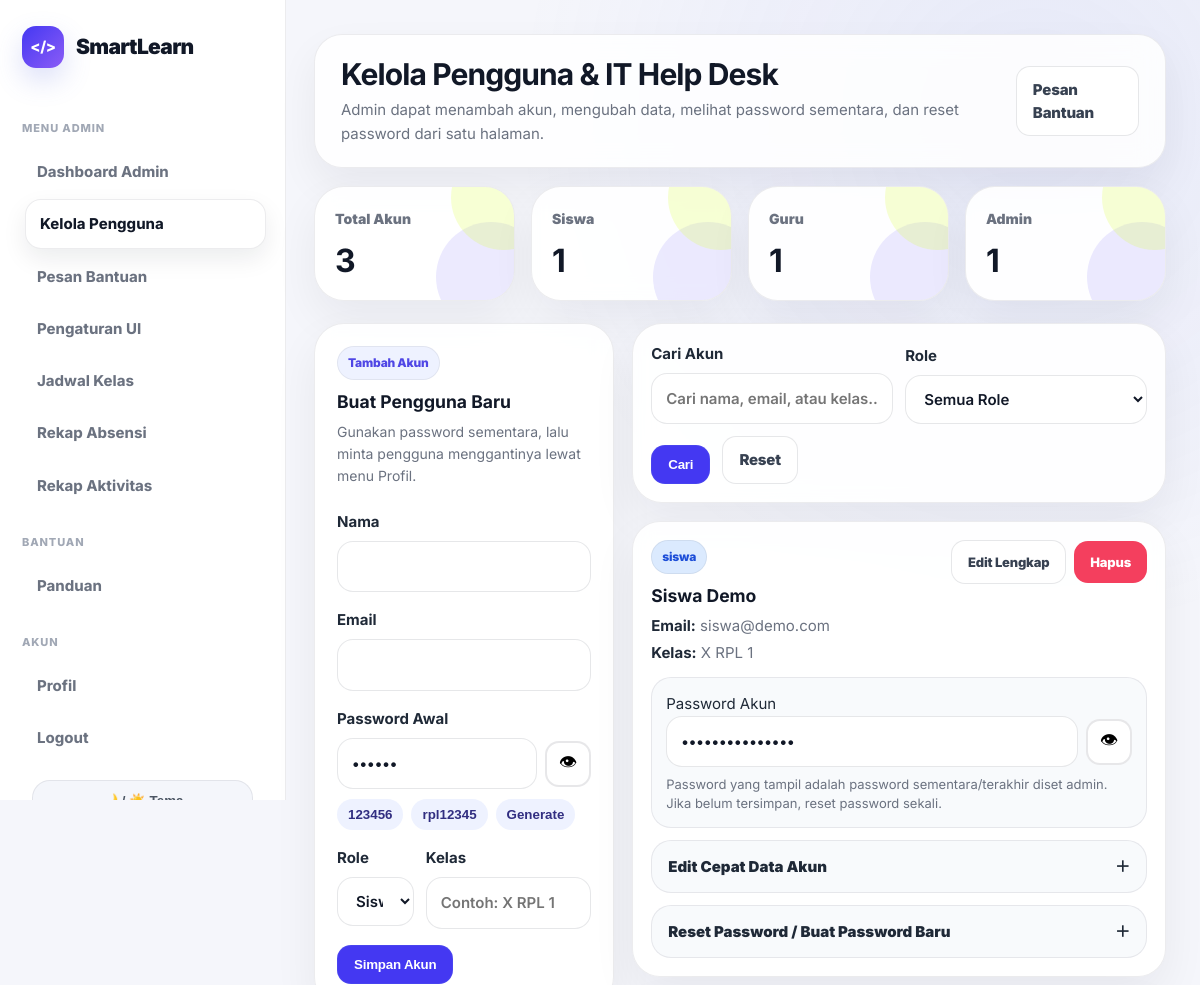
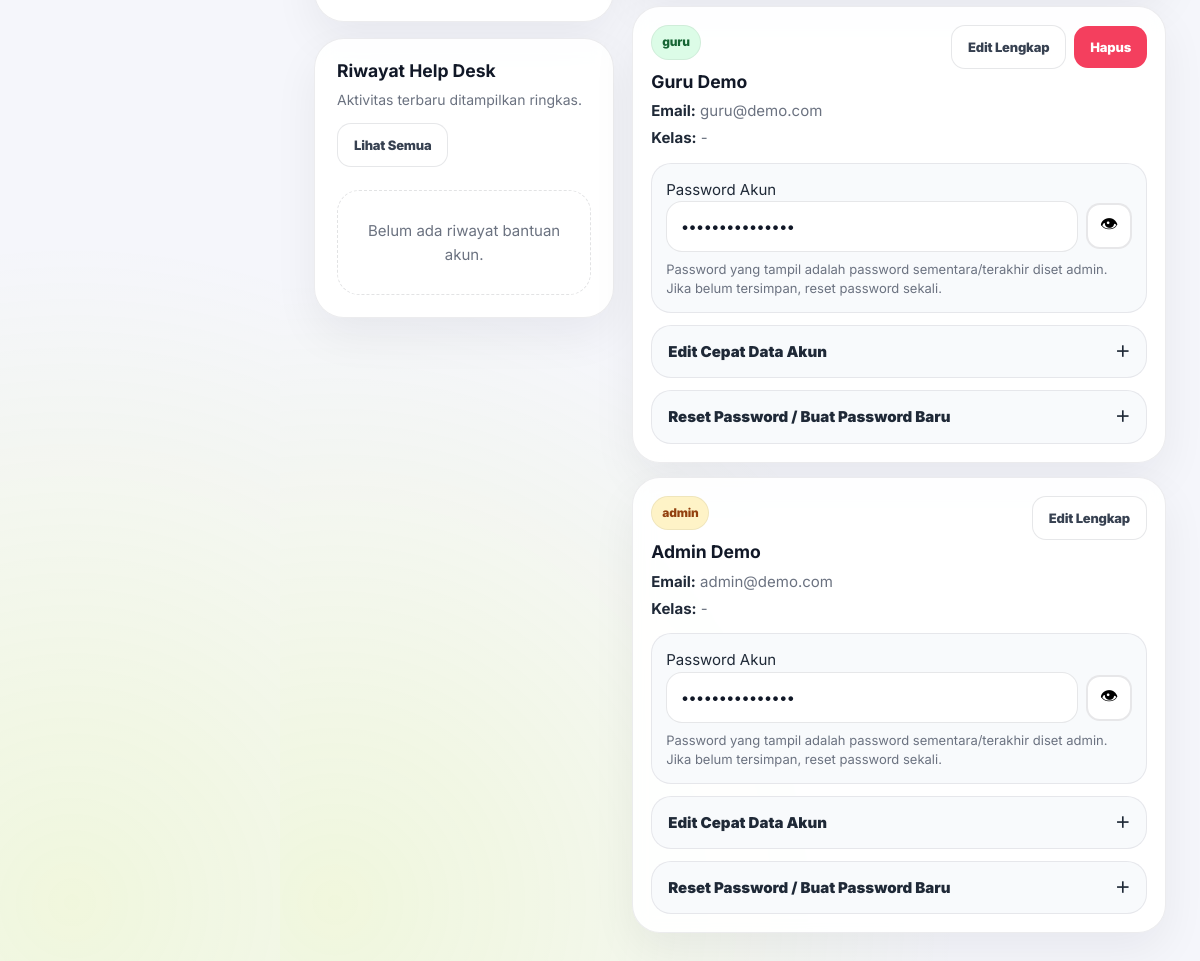
/pages/admin/kelola_pengguna.php (signed in), run on the app's committed database (2 pictures, top to bottom).
### tables this page shows
CREATE TABLE IF NOT EXISTS ui_settings (
    id_setting INT AUTO_INCREMENT PRIMARY KEY,
    app_name VARCHAR(100) NOT NULL DEFAULT 'SmartLearn',
    logo_icon VARCHAR(20) NOT NULL DEFAULT '</>',
    primary_color VARCHAR(20) NOT NULL DEFAULT '#4438f2',
    accent_color VARCHAR(20) NOT NULL DEFAULT '#d8ff3e',
    sidebar_color VARCHAR(20) NOT NULL DEFAULT '#151923',
    radius_size INT NOT NULL DEFAULT 30,
    updated_at TIMESTAMP DEFAULT CURRENT_TIMESTAMP ON UPDATE CURRENT_TIMESTAMP
);

CREATE TABLE users (
    id_user INT AUTO_INCREMENT PRIMARY KEY,
    nama VARCHAR(100) NOT NULL,
    email VARCHAR(100) NOT NULL UNIQUE,
    password VARCHAR(255) NOT NULL,
    role ENUM('siswa','guru','admin') NOT NULL,
    kelas VARCHAR(50) DEFAULT NULL,
    created_at TIMESTAMP DEFAULT CURRENT_TIMESTAMP
);

### includes/ui_settings.php (called while the page is built, shortened)
<?php
$ui = [
    'app_name' => 'SmartLearn',
    'logo_icon' => 'SL',
    'primary_color' => '#5b6ee1',
    'accent_color' => '#d8ff3e',
    'sidebar_color' => '#ffffff',
    'radius_size' => 24,
    'font_family' => 'Inter, Arial, sans-serif',
    'font_size' => 15,
    'text_color' => '#1f2937',
    'heading_color' => '#111827',
    'panel_color' => '#ffffff',
    'theme_template' => 'smartlearn_clean'
];
if (isset($koneksi)) {
    $ui_query = @mysqli_query($koneksi, "SELECT * FROM ui_settings WHERE id_setting=1");
    if ($ui_query && mysqli_num_rows($ui_query) > 0) {
        $db_ui = mysqli_fetch_assoc($ui_query);
        foreach ($db_ui as $key => $value) {
            if ($value !== null && $value !== '') {
                $ui[$key] = $value;
            }
        }
    }
}
$ui_app_name = $ui['app_name'] ?? 'SmartLearn';
$ui_logo_icon = $ui['logo_icon'] ?? 'SL';
?>

### pages/admin/kelola_pengguna.php (the view, shortened to what this page needs)
<?php
include "../../config/koneksi.php";
$id_admin = $_SESSION['user']['id_user'];
$cekKolom = mysqli_query($koneksi, "SHOW COLUMNS FROM users LIKE 'password_plain'");
if ($cekKolom && mysqli_num_rows($cekKolom) == 0) {
    mysqli_query($koneksi, "ALTER TABLE users ADD COLUMN password_plain VARCHAR(255) DEFAULT NULL");
    mysqli_query($koneksi, "UPDATE users SET password_plain='123456' WHERE email IN ('siswa@demo.com','guru@demo.com','admin@demo.com') AND (password_plain IS NULL OR password_plain='')");
}
function roleBadgeClass($role) {
    if ($role == 'siswa') return 'user-role-siswa';
    if ($role == 'guru') return 'user-role-guru';
    return 'user-role-admin';
}
$keyword = mysqli_real_escape_string($koneksi, $_GET['keyword'] ?? '');
$where = "WHERE 1=1";
$users = mysqli_query($koneksi, "SELECT * FROM users $where ORDER BY role ASC, nama ASC");
$total_users = mysqli_fetch_assoc(mysqli_query($koneksi, "SELECT COUNT(*) AS total FROM users"))['total'];
$total_siswa = mysqli_fetch_assoc(mysqli_query($koneksi, "SELECT COUNT(*) AS total FROM users WHERE role='siswa'"))['total'];
$total_guru = mysqli_fetch_assoc(mysqli_query($koneksi, "SELECT COUNT(*) AS total FROM users WHERE role='guru'"))['total'];
$total_admin = mysqli_fetch_assoc(mysqli_query($koneksi, "SELECT COUNT(*) AS total FROM users WHERE role='admin'"))['total'];
$logs = mysqli_query($koneksi, "
    SELECT
        admin_helpdesk_logs.*,
        admin_user.nama AS nama_admin,
        target_user.nama AS nama_target,
        target_user.email AS email_target
    FROM admin_helpdesk_logs
    JOIN users admin_user ON admin_helpdesk_logs.id_admin = admin_user.id_user
    JOIN users target_user ON admin_helpdesk_logs.id_target_user = target_user.id_user
    ORDER BY admin_helpdesk_logs.created_at DESC
    LIMIT 4
");
?>
<!DOCTYPE html>
<html lang="id">
<head>
    <link rel="stylesheet" href="../../assets/css/style.css">
</head>
<body>
<div class="dashboard-layout">
    <?php include "sidebar.php"; ?>
    <main class="main">
        <div class="topbar">
            <div>
                <h1>Kelola Pengguna & IT Help Desk</h1>
                <p>Admin dapat menambah akun, mengubah data, melihat password sementara, dan reset password dari satu halaman.</p>
            </div>
            <a href="pesan.php" class="btn btn-outline">Pesan Bantuan</a>
        </div>
        <section class="stats-grid">
            <div class="stat-card"><span>Total Akun</span><h2><?= $total_users; ?></h2></div>
            <div class="stat-card"><span>Siswa</span><h2><?= $total_siswa; ?></h2></div>
            <div class="stat-card"><span>Guru</span><h2><?= $total_guru; ?></h2></div>
            <div class="stat-card"><span>Admin</span><h2><?= $total_admin; ?></h2></div>
        </section>
        <section class="clean-page-grid">
            <div class="clean-stack">
                <form method="POST" class="clean-card">
                    <span class="badge badge-primary">Tambah Akun</span>
                    <h3 style="margin-top:12px;">Buat Pengguna Baru</h3>
                    <p class="small-muted">Gunakan password sementara, lalu minta pengguna menggantinya lewat menu Profil.</p>
                    <br>
                    <div class="form-group"><label>Nama</label><input type="text" name="nama" class="form-control" required></div>
                    <div class="form-group"><label>Email</label><input type="email" name="email" class="form-control" required></div>
                    <div class="form-group">
                        <label>Password Awal</label>
                        <div class="password-viewer-clean">
                            <input type="password" name="password" id="password_baru_akun" class="form-control" value="123456" required>
                            <button type="button" class="eye-btn-clean" onclick="togglePasswordField('password_baru_akun', this)">👁</button>
                        </div>
                        <div class="quick-actions-clean">
                            <button type="button" onclick="document.getElementById('password_baru_akun').value='123456'">123456</button>
                            <button type="button" onclick="document.getElementById('password_baru_akun').value='rpl12345'">rpl12345</button>
                            <button type="button" onclick="generateTempPassword('password_baru_akun')">Generate</button>
                        </div>
                    </div>
                    <div class="form-row-clean">
                        <div class="form-group">
                            <label>Role</label>
                            <select name="role" class="form-control" required>
                                <option value="siswa">Siswa</option>
                            </select>
                        </div>
                        <div class="form-group" style="grid-column:span 2;"><label>Kelas</label><input type="text" name="kelas" class="form-control" placeholder="Contoh: X RPL 1"></div>
                    </div>
                    <button type="submit" name="tambah" class="btn btn-primary">Simpan Akun</button>
                </form>
                <div class="clean-card">
                    <div style="display:flex; justify-content:space-between; gap:12px; flex-wrap:wrap;">
                        <div>
                            <h3>Riwayat Help Desk</h3>
                            <p class="small-muted">Aktivitas terbaru ditampilkan ringkas.</p>
                        </div>
                        <a href="helpdesk_logs.php" class="btn btn-outline btn-sm">Lihat Semua</a>
                    </div>
                    <br>
                    <?php if (!$logs || mysqli_num_rows($logs) == 0): ?>
                        <div class="empty-state">Belum ada riwayat bantuan akun.</div>
                    <?php endif; ?>
                </div>
            </div>
            <div>
                <div class="filter-card">
                    <form method="GET" class="filter-form">
                        <div class="form-group">
                            <label>Cari Akun</label>
                            <input type="text" name="keyword" class="form-control" value="<?= htmlspecialchars($keyword); ?>" placeholder="Cari nama, email, atau kelas...">
                        </div>
                        <div class="form-group">
                            <label>Role</label>
                            <select name="role" class="form-control">
                                <option value="">Semua Role</option>
                            </select>
                        </div>
                        <button type="submit" class="btn btn-primary">Cari</button>
                        <a href="kelola_pengguna.php" class="btn btn-outline">Reset</a>
                    </form>
                </div>
                <?php if ($users): ?>
                    <?php while($row = mysqli_fetch_assoc($users)): ?>
                        <?php
                            $plain = $row['password_plain'] ?? '';
                            $passwordDisplay = $plain != '' ? $plain : 'Belum tersimpan';
                        ?>
                        <div class="user-help-card">
                            <div class="user-help-head">
                                <div>
                                    <span class="badge <?= roleBadgeClass($row['role']); ?>"><?= htmlspecialchars($row['role']); ?></span>
                                    <h3 style="margin-top:12px;"><?= htmlspecialchars($row['nama']); ?></h3>
                                    <div class="account-info-list">
                                        <div><strong>Email:</strong> <?= htmlspecialchars($row['email']); ?></div>
                                        <div><strong>Kelas:</strong> <?= htmlspecialchars($row['kelas'] ?: '-'); ?></div>
                                    </div>
                                </div>
                                <div class="action-row">
                                    <a href="edit_pengguna.php?id=<?= $row['id_user']; ?>" class="btn btn-outline btn-sm">Edit Lengkap</a>
                                    <?php if ($row['id_user'] != $id_admin): ?>
                                        <a href="?hapus=<?= $row['id_user']; ?>" onclick="return confirm('Hapus akun ini?')" class="btn btn-danger btn-sm">Hapus</a>
                                    <?php endif; ?>
                                </div>
                            </div>
                            <div class="password-box-clean">
                                <label>Password Akun</label>
                                <div class="password-viewer-clean">
                                    <input type="password" id="viewpass_<?= $row['id_user']; ?>" class="form-control" value="<?= htmlspecialchars($passwordDisplay); ?>" readonly>
                                    <button type="button" class="eye-btn-clean" onclick="togglePasswordField('viewpass_<?= $row['id_user']; ?>', this)">👁</button>
                                </div>
                                <div class="password-note">
                                    Password yang tampil adalah password sementara/terakhir diset admin. Jika belum tersimpan, reset password sekali.
                                </div>
                            </div>
                            <details class="help-details">
                                <summary>Edit Cepat Data Akun</summary>
                            </details>
                            <details class="help-details">
                                <summary>Reset Password / Buat Password Baru</summary>
                            </details>
                        </div>
                    <?php endwhile; ?>
                <?php endif; ?>
            </div>
        </section>
    </main>
</div>
</body>
</html>

### pages/admin/sidebar.php (shortened to what this page needs)
<?php
$currentPage = basename($_SERVER['PHP_SELF']);
include_once "../../includes/ui_settings.php";
?>
<aside class="sidebar">
    <div class="logo">
        <div class="logo-icon"><?= htmlspecialchars($ui_logo_icon); ?></div>
        <span><?= htmlspecialchars($ui_app_name); ?></span>
    </div>
    <div class="menu">
        <div class="menu-title">Menu Admin</div>
        <a class="<?= $currentPage == 'dashboard.php' ? 'active' : ''; ?>" href="dashboard.php">Dashboard Admin</a>
        <a class="<?= in_array($currentPage, ['kelola_pengguna.php','edit_pengguna.php','helpdesk.php','helpdesk_logs.php']) ? 'active' : ''; ?>" href="kelola_pengguna.php">Kelola Pengguna</a>
        <a class="<?= $currentPage == 'pesan.php' ? 'active' : ''; ?>" href="pesan.php">Pesan Bantuan</a>
        <a class="<?= $currentPage == 'ui_settings.php' ? 'active' : ''; ?>" href="ui_settings.php">Pengaturan UI</a>
        <a class="<?= $currentPage == 'jadwal.php' ? 'active' : ''; ?>" href="jadwal.php">Jadwal Kelas</a>
        <a class="<?= $currentPage == 'absensi.php' ? 'active' : ''; ?>" href="absensi.php">Rekap Absensi</a>
        <a class="<?= $currentPage == 'rekap_aktivitas.php' ? 'active' : ''; ?>" href="rekap_aktivitas.php">Rekap Aktivitas</a>
        <div class="menu-title">Bantuan</div>
        <a class="<?= $currentPage == 'panduan.php' ? 'active' : ''; ?>" href="panduan.php">Panduan</a>
        <div class="menu-title">Akun</div>
        <a class="<?= $currentPage == 'profil.php' ? 'active' : ''; ?>" href="profil.php">Profil</a>
        <a href="../../logout.php">Logout</a>
    </div>
    <button class="theme-toggle-btn" onclick="toggleLmsTheme()">🌙 / ☀️ Tema</button>
</aside>

### data on the page
ui_settings: logo_icon "</>", app_name "SmartLearn"
users: role "siswa", nama "Siswa Demo", email "siswa@demo.com", kelas "X RPL 1"
users: role "guru", nama "Guru Demo", email "guru@demo.com", kelas "-"
users: role "admin", nama "Admin Demo", email "admin@demo.com", kelas "-"

### other printed values
$total_users "3"
$total_siswa "1"
$total_guru "1"
$total_admin "1"
